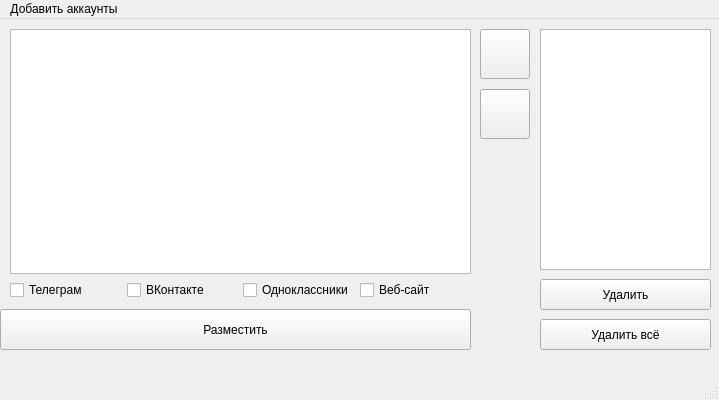
<?xml version="1.0" encoding="UTF-8"?>
<ui version="4.0">
 <class>MainWindow</class>
 <widget class="QMainWindow" name="MainWindow">
  <property name="geometry">
   <rect>
    <x>0</x>
    <y>0</y>
    <width>719</width>
    <height>400</height>
   </rect>
  </property>
  <property name="windowTitle">
   <string>Кросспостинг для школы</string>
  </property>
  <property name="windowIcon">
   <iconset>
    <normaloff>app_logo.webp</normaloff>app_logo.webp</iconset>
  </property>
  <property name="animated">
   <bool>true</bool>
  </property>
  <widget class="QWidget" name="centralwidget">
   <widget class="QWidget" name="verticalLayoutWidget">
    <property name="geometry">
     <rect>
      <x>10</x>
      <y>10</y>
      <width>461</width>
      <height>271</height>
     </rect>
    </property>
    <layout class="QVBoxLayout" name="verticalLayout">
     <item>
      <widget class="QTextEdit" name="text_input">
       <property name="enabled">
        <bool>true</bool>
       </property>
       <property name="font">
        <font>
         <family>Noto Color Emoji</family>
        </font>
       </property>
       <property name="html">
        <string>&lt;!DOCTYPE HTML PUBLIC &quot;-//W3C//DTD HTML 4.0//EN&quot; &quot;http://www.w3.org/TR/REC-html40/strict.dtd&quot;&gt;
&lt;html&gt;&lt;head&gt;&lt;meta name=&quot;qrichtext&quot; content=&quot;1&quot; /&gt;&lt;style type=&quot;text/css&quot;&gt;
p, li { white-space: pre-wrap; }
&lt;/style&gt;&lt;/head&gt;&lt;body style=&quot; font-family:'Noto Color Emoji'; font-size:10pt; font-weight:400; font-style:normal;&quot;&gt;
&lt;p style=&quot;-qt-paragraph-type:empty; margin-top:0px; margin-bottom:0px; margin-left:0px; margin-right:0px; -qt-block-indent:0; text-indent:0px; font-size:8.25pt;&quot;&gt;&lt;br /&gt;&lt;/p&gt;&lt;/body&gt;&lt;/html&gt;</string>
       </property>
      </widget>
     </item>
     <item>
      <layout class="QHBoxLayout" name="checkboxes">
       <property name="spacing">
        <number>6</number>
       </property>
       <item>
        <widget class="QCheckBox" name="tg_checkbox">
         <property name="text">
          <string>Телеграм</string>
         </property>
        </widget>
       </item>
       <item>
        <widget class="QCheckBox" name="vk_checkbox">
         <property name="text">
          <string>ВКонтакте</string>
         </property>
        </widget>
       </item>
       <item>
        <widget class="QCheckBox" name="ok_checkbox">
         <property name="text">
          <string>Одноклассники</string>
         </property>
        </widget>
       </item>
       <item>
        <widget class="QCheckBox" name="site_checkbox">
         <property name="text">
          <string>Веб-сайт</string>
         </property>
        </widget>
       </item>
      </layout>
     </item>
    </layout>
   </widget>
   <widget class="QPushButton" name="add_files_button">
    <property name="geometry">
     <rect>
      <x>480</x>
      <y>10</y>
      <width>50</width>
      <height>50</height>
     </rect>
    </property>
    <property name="text">
     <string/>
    </property>
    <property name="icon">
     <iconset>
      <normaloff>add_file.webp</normaloff>add_file.webp</iconset>
    </property>
    <property name="iconSize">
     <size>
      <width>32</width>
      <height>32</height>
     </size>
    </property>
   </widget>
   <widget class="QPushButton" name="post_button">
    <property name="geometry">
     <rect>
      <x>0</x>
      <y>290</y>
      <width>471</width>
      <height>41</height>
     </rect>
    </property>
    <property name="text">
     <string>Разместить</string>
    </property>
   </widget>
   <widget class="QListWidget" name="list_of_files">
    <property name="geometry">
     <rect>
      <x>540</x>
      <y>10</y>
      <width>171</width>
      <height>241</height>
     </rect>
    </property>
   </widget>
   <widget class="QPushButton" name="clear_all">
    <property name="geometry">
     <rect>
      <x>540</x>
      <y>300</y>
      <width>171</width>
      <height>31</height>
     </rect>
    </property>
    <property name="minimumSize">
     <size>
      <width>0</width>
      <height>0</height>
     </size>
    </property>
    <property name="text">
     <string>Удалить всё</string>
    </property>
   </widget>
   <widget class="QPushButton" name="clear_one">
    <property name="geometry">
     <rect>
      <x>540</x>
      <y>260</y>
      <width>171</width>
      <height>31</height>
     </rect>
    </property>
    <property name="text">
     <string>Удалить</string>
    </property>
   </widget>
   <widget class="QPushButton" name="add_files_button_2">
    <property name="geometry">
     <rect>
      <x>480</x>
      <y>70</y>
      <width>50</width>
      <height>50</height>
     </rect>
    </property>
    <property name="text">
     <string/>
    </property>
    <property name="icon">
     <iconset>
      <normaloff>emoji.webp</normaloff>emoji.webp</iconset>
    </property>
    <property name="iconSize">
     <size>
      <width>32</width>
      <height>32</height>
     </size>
    </property>
   </widget>
  </widget>
  <widget class="QMenuBar" name="menubar">
   <property name="geometry">
    <rect>
     <x>0</x>
     <y>0</y>
     <width>719</width>
     <height>29</height>
    </rect>
   </property>
   <widget class="QMenu" name="menu">
    <property name="title">
     <string>Добавить аккаунты</string>
    </property>
    <addaction name="actionTelegram"/>
    <addaction name="actionVK"/>
   </widget>
   <addaction name="menu"/>
  </widget>
  <widget class="QStatusBar" name="statusbar"/>
  <action name="actionTelegram">
   <property name="text">
    <string>Telegram</string>
   </property>
  </action>
  <action name="actionVK">
   <property name="text">
    <string>VK</string>
   </property>
  </action>
 </widget>
 <resources/>
 <connections/>
</ui>
